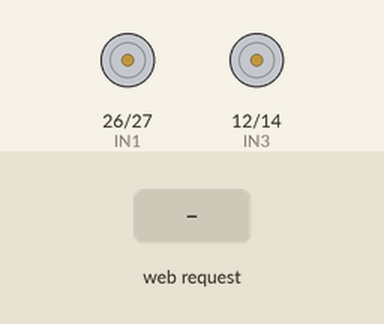
Simulated run of this sketch. Board: ESP32. Parts: motor-driver pin pairs drawn as motors (green arrow = first pin HIGH = forward, orange = second pin HIGH = backward, longer = more drive, scaled by the enable pin). Inputs (shaded band) come from the test bench. What the sketch prints to the serial monitor is not drawn.

Above: at 1.2 s.
1.3 s: HTTP request GET /forward received
At 2.5 s:
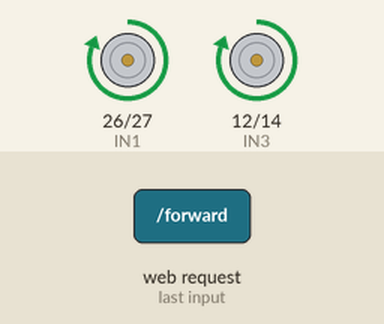
2.8 s: HTTP request GET /backward received
At 3.8 s:
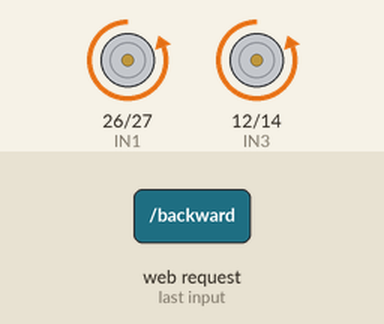
4.3 s: HTTP request GET /left received
At 4.9 s:
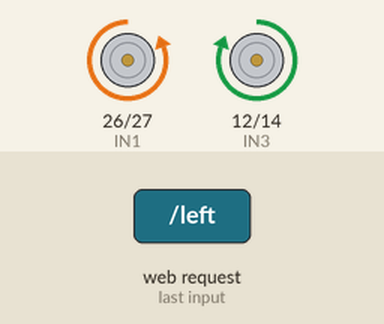
5.8 s: HTTP request GET /right received
At 7.0 s:
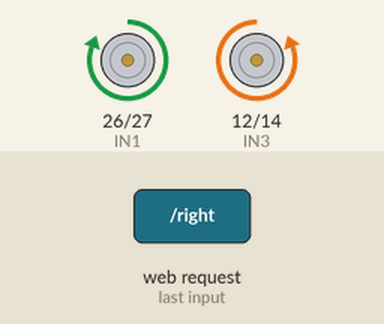
7.3 s: HTTP request GET /stop received
At 8.4 s:
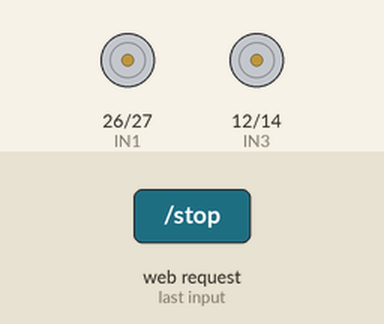
Timing chart, 0 to 9.8 s (numbered marks = the images above; inputs shaded):
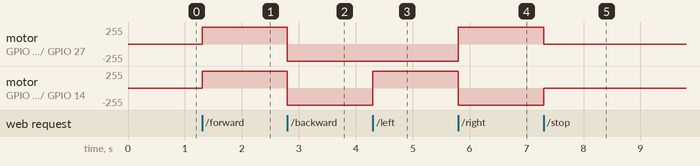

Measured:
- after the input at 1.3 s, motor on GPIO 26 (IN1) / GPIO 27 (IN2), motor on GPIO 12 (IN3) / GPIO 14 (IN4): stopped → forward 255/255 at once
- after the input at 2.8 s, motor on GPIO 26 (IN1) / GPIO 27 (IN2), motor on GPIO 12 (IN3) / GPIO 14 (IN4): forward 255/255 → backward 255/255 at once
- after the input at 4.3 s, motor on GPIO 12 (IN3) / GPIO 14 (IN4): backward 255/255 → forward 255/255 at once
- after the input at 5.8 s, motor on GPIO 26 (IN1) / GPIO 27 (IN2): backward 255/255 → forward 255/255 at once; motor on GPIO 12 (IN3) / GPIO 14 (IN4): forward 255/255 → backward 255/255 at once
- after the input at 7.3 s, motor on GPIO 26 (IN1) / GPIO 27 (IN2): forward 255/255 → stopped at once; motor on GPIO 12 (IN3) / GPIO 14 (IN4): backward 255/255 → stopped at once

The sketch:

Wifi_Car.ino
```cpp
#include <WiFi.h>
#include <WebServer.h>

// Wi-Fi Access Point
const char* ssid = "RobotCar";
const char* password = "robot123";

// L298N motor driver pins
const int ENA = 25;
const int IN1 = 26;
const int IN2 = 27;

const int ENB = 13;
const int IN3 = 12;
const int IN4 = 14;

// Web server
WebServer server(80);

// Stop all motors
void stopCar() {
  digitalWrite(IN1, LOW);
  digitalWrite(IN2, LOW);
  digitalWrite(IN3, LOW);
  digitalWrite(IN4, LOW);

  server.send(200, "text/plain", "STOPPED");
}

// Move forward
void forward() {
  digitalWrite(IN1, HIGH);
  digitalWrite(IN2, LOW);
  digitalWrite(IN3, HIGH);
  digitalWrite(IN4, LOW);

  server.send(200, "text/plain", "FORWARD");
}

// Move backward
void backward() {
  digitalWrite(IN1, LOW);
  digitalWrite(IN2, HIGH);
  digitalWrite(IN3, LOW);
  digitalWrite(IN4, HIGH);

  server.send(200, "text/plain", "BACKWARD");
}

// Turn left
void left() {
  digitalWrite(IN1, LOW);
  digitalWrite(IN2, HIGH);
  digitalWrite(IN3, HIGH);
  digitalWrite(IN4, LOW);

  server.send(200, "text/plain", "LEFT");
}

// Turn right
void right() {
  digitalWrite(IN1, HIGH);
  digitalWrite(IN2, LOW);
  digitalWrite(IN3, LOW);
  digitalWrite(IN4, HIGH);

  server.send(200, "text/plain", "RIGHT");
}

// Control webpage
void handleRoot() {
  String page = R"rawliteral(
<!DOCTYPE html>
<html>
<head>
  <meta name="viewport" content="width=device-width, initial-scale=1">
  <title>RobotCar Controller</title>
  <style>
    body {
      font-family: Arial, sans-serif;
      text-align: center;
      background: #151515;
      color: white;
      margin: 0;
      padding: 20px;
    }

    h1 { color: #00e5ff; }

    .controls {
      display: grid;
      grid-template-columns: 100px 100px 100px;
      gap: 12px;
      justify-content: center;
      margin-top: 30px;
    }

    button {
      height: 75px;
      font-size: 18px;
      font-weight: bold;
      border: none;
      border-radius: 15px;
      background: #00bcd4;
      color: black;
      touch-action: manipulation;
    }

    button:active { background: #ffffff; }

    .stop {
      background: #ff3b30;
      color: white;
    }

    .empty { visibility: hidden; }
  </style>
</head>

<body>
  <h1>🤖 RobotCar</h1>
  <p>ESP32 Wi-Fi Controller</p>

  <div class="controls">
    <button class="empty"> </button>
    <button onclick="move('forward')">⬆️<br>FORWARD</button>
    <button class="empty"> </button>

    <button onclick="move('left')">⬅️<br>LEFT</button>
    <button class="stop" onclick="move('stop')">STOP</button>
    <button onclick="move('right')">➡️<br>RIGHT</button>

    <button class="empty"> </button>
    <button onclick="move('backward')">⬇️<br>BACKWARD</button>
    <button class="empty"> </button>
  </div>

  <p id="status">Ready to drive!</p>

  <script>
    function move(direction) {
      document.getElementById("status").innerText =
        "Command: " + direction.toUpperCase();

      fetch("/" + direction)
        .catch(() => {
          document.getElementById("status").innerText =
            "Connection error!";
        });
    }
  </script>
</body>
</html>
)rawliteral";

  server.send(200, "text/html", page);
}

void setup() {
  Serial.begin(115200);

  pinMode(ENA, OUTPUT);
  pinMode(IN1, OUTPUT);
  pinMode(IN2, OUTPUT);

  pinMode(ENB, OUTPUT);
  pinMode(IN3, OUTPUT);
  pinMode(IN4, OUTPUT);

  // Keep both motor channels enabled.
  // ENA and ENB wires must connect to GPIO 25 and GPIO 13.
  digitalWrite(ENA, HIGH);
  digitalWrite(ENB, HIGH);

  // Start with motors stopped
  digitalWrite(IN1, LOW);
  digitalWrite(IN2, LOW);
  digitalWrite(IN3, LOW);
  digitalWrite(IN4, LOW);

  // Start Wi-Fi access point
  WiFi.mode(WIFI_AP);
  WiFi.softAP(ssid, password);

  Serial.println();
  Serial.println("Robot car Wi-Fi is ready!");
  Serial.print("Connect to Wi-Fi: ");
  Serial.println(ssid);
  Serial.print("Open this address: ");
  Serial.println(WiFi.softAPIP());

  // Webpage and movement routes
  server.on("/", handleRoot);
  server.on("/forward", forward);
  server.on("/backward", backward);
  server.on("/left", left);
  server.on("/right", right);
  server.on("/stop", stopCar);

  server.begin();

  Serial.println("Control webpage started!");
}

void loop() {
  server.handleClient();
}
```
